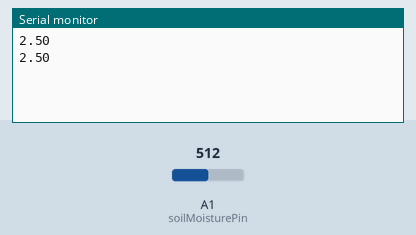
Bench run of a sketch on a simulated Arduino Uno, built with avr-gcc and run on an emulated ATmega328P. Shown: the last lines printed to the serial monitor. The inputs (shaded band) are chosen by the test bench; at power-on: A1 (soilMoisturePin) = 512.

Above: at 1.8 s.
1.9 s: A1 (soilMoisturePin) set to 716
At 2.8 s:
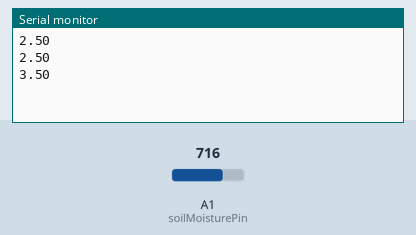
3.4 s: A1 (soilMoisturePin) set to 900
At 4.8 s:
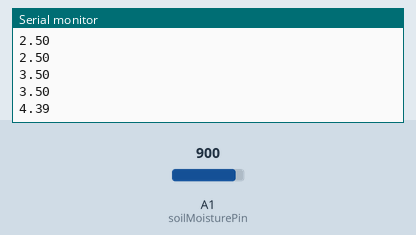
Timing chart, 0 to 6.4 s (numbered marks = the images above; inputs shaded):
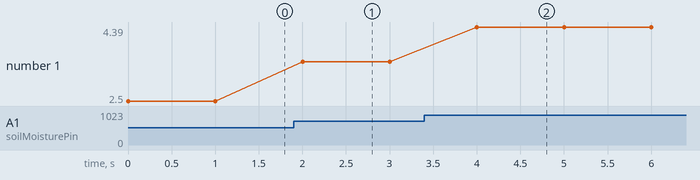

Measured:
- after the input at 1.9 s, the serial monitor: prints a new line after 0.10 s (image 1)
- after the input at 3.4 s, the serial monitor: prints a new line after 0.60 s (image 2)
- plotted number 1: 2.5 → 3.5 after the input at 1.9 s, 3.5 → 4.39 after the input at 3.4 s

The sketch:

sketch_jul25a.ino
```cpp
const int soilMoisturePin = A1;
void setup() {
  // put your setup code here, to run once:
Serial.begin(9600);
}

void loop() {
  // put your main code here, to run repeatedly:
Serial.println(getVoltage(soilMoisturePin));
delay(1000);
}

float getVoltage(int pin)
{

  return (analogRead(pin) * 0.004882814);


}
```
